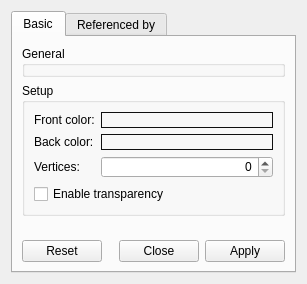
<?xml version="1.0" encoding="UTF-8"?>
<ui version="4.0">
 <class>PlaneSetupDesigner</class>
 <widget class="QWidget" name="PlaneSetupDesigner">
  <property name="geometry">
   <rect>
    <x>0</x>
    <y>0</y>
    <width>307</width>
    <height>284</height>
   </rect>
  </property>
  <property name="windowTitle">
   <string>Plane Setup Designer</string>
  </property>
  <layout class="QVBoxLayout" name="verticalLayout">
   <item>
    <widget class="QTabWidget" name="tabWidget">
     <property name="currentIndex">
      <number>0</number>
     </property>
     <widget class="QWidget" name="basicTab">
      <attribute name="title">
       <string>Basic</string>
      </attribute>
      <layout class="QVBoxLayout">
       <item>
        <widget class="QGroupBox" name="generalGB">
         <property name="sizePolicy">
          <sizepolicy hsizetype="Preferred" vsizetype="Fixed">
           <horstretch>0</horstretch>
           <verstretch>0</verstretch>
          </sizepolicy>
         </property>
         <property name="styleSheet">
          <string notr="true">QPushButton {
	border: 1px solid #101010;
}</string>
         </property>
         <property name="title">
          <string>General</string>
         </property>
        </widget>
       </item>
       <item>
        <widget class="QGroupBox" name="groupBox">
         <property name="sizePolicy">
          <sizepolicy hsizetype="Preferred" vsizetype="Preferred">
           <horstretch>0</horstretch>
           <verstretch>0</verstretch>
          </sizepolicy>
         </property>
         <property name="minimumSize">
          <size>
           <width>0</width>
           <height>0</height>
          </size>
         </property>
         <property name="styleSheet">
          <string notr="true">QPushButton {
	border: 1px solid #101010;
	border-radius: 0px;
}</string>
         </property>
         <property name="title">
          <string>Setup</string>
         </property>
         <layout class="QGridLayout" name="_2">
          <item row="0" column="1">
           <widget class="QColorPushButton" name="frontColorPB">
            <property name="sizePolicy">
             <sizepolicy hsizetype="Expanding" vsizetype="Minimum">
              <horstretch>0</horstretch>
              <verstretch>0</verstretch>
             </sizepolicy>
            </property>
            <property name="text">
             <string/>
            </property>
           </widget>
          </item>
          <item row="1" column="1">
           <widget class="QColorPushButton" name="backColorPB">
            <property name="sizePolicy">
             <sizepolicy hsizetype="Minimum" vsizetype="Minimum">
              <horstretch>0</horstretch>
              <verstretch>0</verstretch>
             </sizepolicy>
            </property>
            <property name="text">
             <string/>
            </property>
           </widget>
          </item>
          <item row="0" column="0">
           <widget class="QLabel" name="label">
            <property name="text">
             <string>Front color:</string>
            </property>
           </widget>
          </item>
          <item row="1" column="0">
           <widget class="QLabel" name="label_2">
            <property name="text">
             <string>Back color:</string>
            </property>
           </widget>
          </item>
          <item row="3" column="0" colspan="2">
           <widget class="QCheckBox" name="transparencyCB">
            <property name="text">
             <string>Enable transparency</string>
            </property>
           </widget>
          </item>
          <item row="2" column="1">
           <widget class="QSpinBox" name="numOfVerticesSB">
            <property name="alignment">
             <set>Qt::AlignRight|Qt::AlignTrailing|Qt::AlignVCenter</set>
            </property>
           </widget>
          </item>
          <item row="2" column="0">
           <widget class="QLabel" name="label_3">
            <property name="text">
             <string>Vertices:</string>
            </property>
           </widget>
          </item>
         </layout>
        </widget>
       </item>
       <item>
        <spacer name="verticalSpacer">
         <property name="orientation">
          <enum>Qt::Vertical</enum>
         </property>
         <property name="sizeHint" stdset="0">
          <size>
           <width>20</width>
           <height>40</height>
          </size>
         </property>
        </spacer>
       </item>
       <item>
        <widget class="QDialogButtonBox" name="buttonBox">
         <property name="standardButtons">
          <set>QDialogButtonBox::Apply|QDialogButtonBox::Close|QDialogButtonBox::Reset</set>
         </property>
        </widget>
       </item>
      </layout>
     </widget>
     <widget class="QWidget" name="refByTab">
      <attribute name="title">
       <string>Referenced by</string>
      </attribute>
     </widget>
    </widget>
   </item>
  </layout>
 </widget>
 <customwidgets>
  <customwidget>
   <class>QColorPushButton</class>
   <extends>QPushButton</extends>
   <header location="global">ColorPushButton.hpp</header>
  </customwidget>
 </customwidgets>
 <resources/>
 <connections/>
</ui>
